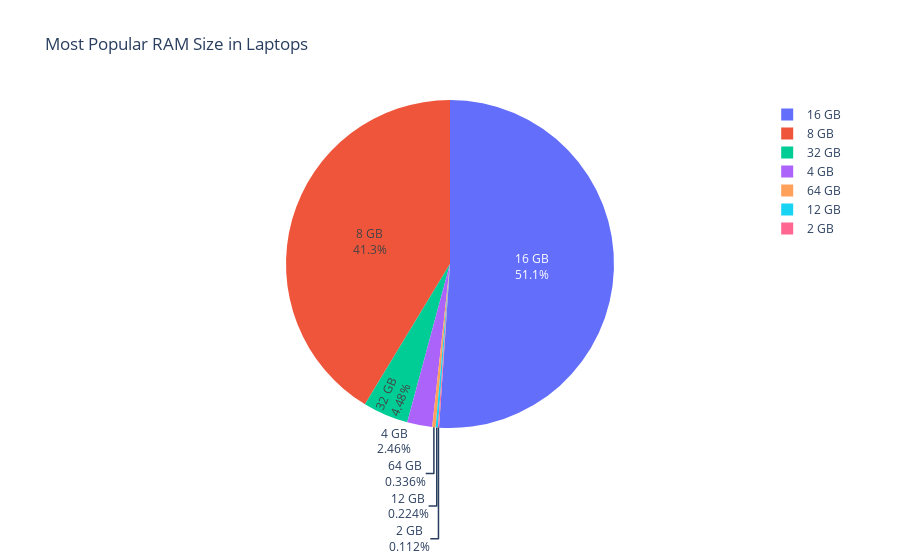

Source (notebook cell):
### Code cell
iplot(px.pie(values=ram,
             names=['16 GB','8 GB','32 GB','4 GB','64 GB','12 GB','2 GB'],
             title='Most Popular RAM Size in Laptops'

).update_traces(textinfo='label+percent'))

### Figure 1 — Plotly figure (JSON) as saved in the notebook; plotly's stock layout.template omitted (floating-point values rounded to 4 significant figures)
{"data": [{"domain": {"x": [0, 1], "y": [0, 1]}, "hovertemplate": "label=%{label}<br>value=%{value}<extra></extra>", "labels": ["16 GB", "8 GB", "32 GB", "4 GB", "64 GB", "12 GB", "2 GB"], "legendgroup": "", "name": "", "showlegend": true, "textinfo": "label+percent", "type": "pie", "values": [456, 369, 40, 22, 3, 2, 1]}], "layout": {"legend": {"tracegroupgap": 0}, "title": {"text": "Most Popular RAM Size in Laptops"}}}
